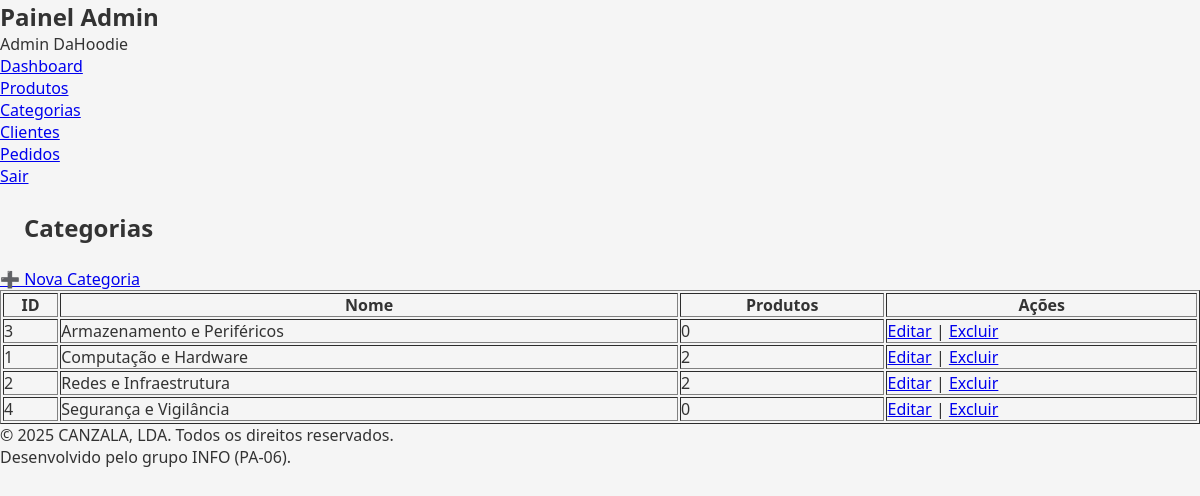
Screenshot of /admin/categorias/listar.php (signed in) with the database file from the repository.
### tables this page shows
CREATE TABLE `categorias` (
  `id` int(10) UNSIGNED NOT NULL,
  `nome` varchar(100) NOT NULL,
  `criado_em` timestamp NOT NULL DEFAULT current_timestamp()
);

### admin/categorias/listar.php (the view, shortened to what this page needs)
<?php
require_once __DIR__ . '/../../config/db.php';
$stmt = $pdo->query("
    SELECT c.*,
           COUNT(p.id) as total_produtos
    FROM categorias c
    LEFT JOIN produtos p ON p.categoria_id = c.id
    GROUP BY c.id
    ORDER BY c.nome ASC
");
$categorias = $stmt->fetchAll(PDO::FETCH_ASSOC);
require_once __DIR__ . '/../../includes/header.php';
require_once __DIR__ . '/../../includes/admin_sidebar.php';
?>
<main>
<section class="section">
<h1>Categorias</h1>
<p><a href="adicionar.php">➕ Nova Categoria</a></p>
<table border="1" cellpadding="8" width="100%">
<thead>
<tr>
    <th>ID</th>
    <th>Nome</th>
    <th>Produtos</th>
    <th>Ações</th>
</tr>
</thead>
<tbody>
<?php foreach ($categorias as $cat): ?>
<tr>
    <td><?= $cat['id'] ?></td>
    <td><?= htmlspecialchars($cat['nome']) ?></td>
    <td><?= $cat['total_produtos'] ?></td>
    <td>
        <a href="editar.php?id=<?= $cat['id'] ?>">Editar</a> |
        <a href="excluir.php?id=<?= $cat['id'] ?>"
           onclick="return confirm('Excluir categoria?');">
           Excluir
        </a>
    </td>
</tr>
<?php endforeach; ?>
</tbody>
</table>
</section>
</main>
<?php require_once __DIR__ . '/../../includes/footer.php'; ?>

### assets/css/style.css (style rules this page uses)
* { box-sizing: border-box; margin: 0; padding: 0; }
body { font-family: system-ui, sans-serif; background: #f5f5f5; color: #333; }
h1 { margin: 1.5rem; }

### rows the page displays
categorias: id "3", nome "Armazenamento e Periféricos", total_produtos "0"
categorias: id "1", nome "Computação e Hardware", total_produtos "2"
categorias: id "2", nome "Redes e Infraestrutura", total_produtos "2"
categorias: id "4", nome "Segurança e Vigilância", total_produtos "0"

### other values shown
$_SESSION['admin_nome'] "Admin DaHoodie"
